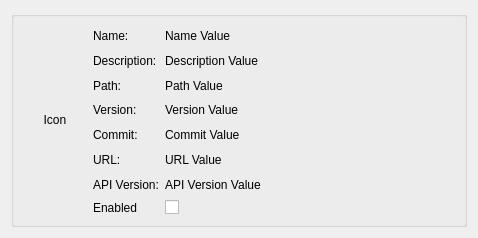
<?xml version="1.0" encoding="UTF-8"?>
<ui version="4.0">
 <class>OpenRGBPluginsEntryUi</class>
 <widget class="QWidget" name="OpenRGBPluginsEntryUi">
  <property name="geometry">
   <rect>
    <x>0</x>
    <y>0</y>
    <width>478</width>
    <height>238</height>
   </rect>
  </property>
  <property name="windowTitle">
   <string>Plugins Entry</string>
  </property>
  <layout class="QGridLayout" name="gridLayout">
   <item row="0" column="0">
    <widget class="QGroupBox" name="groupBox">
     <property name="title">
      <string/>
     </property>
     <layout class="QGridLayout" name="gridLayout_2">
      <item row="5" column="1">
       <widget class="QLabel" name="URLLabel">
        <property name="text">
         <string>URL:</string>
        </property>
       </widget>
      </item>
      <item row="0" column="0" rowspan="8">
       <widget class="QLabel" name="IconView">
        <property name="sizePolicy">
         <sizepolicy hsizetype="Fixed" vsizetype="Fixed">
          <horstretch>0</horstretch>
          <verstretch>0</verstretch>
         </sizepolicy>
        </property>
        <property name="minimumSize">
         <size>
          <width>64</width>
          <height>64</height>
         </size>
        </property>
        <property name="maximumSize">
         <size>
          <width>64</width>
          <height>64</height>
         </size>
        </property>
        <property name="text">
         <string notr="true">Icon</string>
        </property>
        <property name="alignment">
         <set>Qt::AlignCenter</set>
        </property>
       </widget>
      </item>
      <item row="5" column="2">
       <widget class="QLabel" name="URLValue">
        <property name="text">
         <string notr="true">URL Value</string>
        </property>
        <property name="openExternalLinks">
         <bool>true</bool>
        </property>
       </widget>
      </item>
      <item row="7" column="1">
       <widget class="QLabel" name="EnabledLabel">
        <property name="text">
         <string>Enabled</string>
        </property>
       </widget>
      </item>
      <item row="1" column="1">
       <widget class="QLabel" name="DescriptionLabel">
        <property name="sizePolicy">
         <sizepolicy hsizetype="Minimum" vsizetype="Preferred">
          <horstretch>0</horstretch>
          <verstretch>0</verstretch>
         </sizepolicy>
        </property>
        <property name="text">
         <string>Description:</string>
        </property>
       </widget>
      </item>
      <item row="0" column="2">
       <widget class="QLabel" name="NameValue">
        <property name="sizePolicy">
         <sizepolicy hsizetype="Expanding" vsizetype="Preferred">
          <horstretch>0</horstretch>
          <verstretch>0</verstretch>
         </sizepolicy>
        </property>
        <property name="text">
         <string notr="true">Name Value</string>
        </property>
       </widget>
      </item>
      <item row="2" column="2">
       <widget class="QLabel" name="PathValue">
        <property name="text">
         <string notr="true">Path Value</string>
        </property>
       </widget>
      </item>
      <item row="3" column="2">
       <widget class="QLabel" name="VersionValue">
        <property name="text">
         <string notr="true">Version Value</string>
        </property>
       </widget>
      </item>
      <item row="4" column="2">
       <widget class="QLabel" name="CommitValue">
        <property name="text">
         <string notr="true">Commit Value</string>
        </property>
       </widget>
      </item>
      <item row="0" column="1">
       <widget class="QLabel" name="NameLabel">
        <property name="sizePolicy">
         <sizepolicy hsizetype="Minimum" vsizetype="Preferred">
          <horstretch>0</horstretch>
          <verstretch>0</verstretch>
         </sizepolicy>
        </property>
        <property name="text">
         <string>Name:</string>
        </property>
       </widget>
      </item>
      <item row="2" column="1">
       <widget class="QLabel" name="PathLabel">
        <property name="text">
         <string>Path:</string>
        </property>
       </widget>
      </item>
      <item row="7" column="2">
       <widget class="QCheckBox" name="EnabledCheckBox">
        <property name="text">
         <string/>
        </property>
       </widget>
      </item>
      <item row="3" column="1">
       <widget class="QLabel" name="VersionLabel">
        <property name="text">
         <string>Version:</string>
        </property>
       </widget>
      </item>
      <item row="4" column="1">
       <widget class="QLabel" name="CommitLabel">
        <property name="text">
         <string>Commit:</string>
        </property>
       </widget>
      </item>
      <item row="1" column="2">
       <widget class="QLabel" name="DescriptionValue">
        <property name="sizePolicy">
         <sizepolicy hsizetype="Expanding" vsizetype="Preferred">
          <horstretch>0</horstretch>
          <verstretch>0</verstretch>
         </sizepolicy>
        </property>
        <property name="text">
         <string notr="true">Description Value</string>
        </property>
       </widget>
      </item>
      <item row="6" column="1">
       <widget class="QLabel" name="APIVersionLabel">
        <property name="text">
         <string>API Version:</string>
        </property>
       </widget>
      </item>
      <item row="6" column="2">
       <widget class="QLabel" name="APIVersionValue">
        <property name="text">
         <string>API Version Value</string>
        </property>
       </widget>
      </item>
     </layout>
    </widget>
   </item>
  </layout>
 </widget>
 <resources/>
 <connections/>
</ui>
